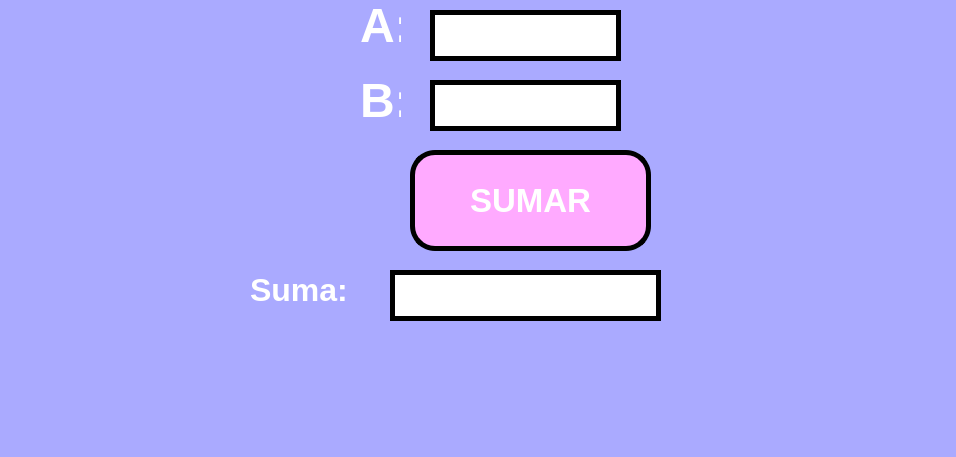
<?xml version="1.0" encoding="UTF-8"?>
<ui version="4.0">
 <class>MainWindow</class>
 <widget class="QMainWindow" name="MainWindow">
  <property name="geometry">
   <rect>
    <x>0</x>
    <y>0</y>
    <width>956</width>
    <height>457</height>
   </rect>
  </property>
  <property name="font">
   <font>
    <weight>75</weight>
    <bold>true</bold>
   </font>
  </property>
  <property name="windowTitle">
   <string>MainWindow</string>
  </property>
  <property name="styleSheet">
   <string notr="true">background-color: rgb(148, 191, 255);
background-color: rgb(170, 170, 255);</string>
  </property>
  <widget class="QWidget" name="centralwidget">
   <widget class="QPushButton" name="btn_sumar">
    <property name="geometry">
     <rect>
      <x>410</x>
      <y>150</y>
      <width>241</width>
      <height>101</height>
     </rect>
    </property>
    <property name="font">
     <font>
      <family>Arial</family>
      <pointsize>25</pointsize>
      <weight>75</weight>
      <bold>true</bold>
     </font>
    </property>
    <property name="styleSheet">
     <string notr="true">background-color: rgb(91, 140, 255);
background-color: rgb(255, 170, 255);
border: 5px solid black;
border-radius: 25px;
color: rgb(255, 255, 255);

</string>
    </property>
    <property name="text">
     <string>SUMAR</string>
    </property>
   </widget>
   <widget class="QLineEdit" name="txt_A">
    <property name="geometry">
     <rect>
      <x>430</x>
      <y>10</y>
      <width>191</width>
      <height>51</height>
     </rect>
    </property>
    <property name="font">
     <font>
      <pointsize>35</pointsize>
      <weight>75</weight>
      <bold>true</bold>
     </font>
    </property>
    <property name="styleSheet">
     <string notr="true">background-color: rgb(255, 255, 255);
border: 5px solid black;
</string>
    </property>
    <property name="text">
     <string/>
    </property>
    <property name="alignment">
     <set>Qt::AlignCenter</set>
    </property>
   </widget>
   <widget class="QLabel" name="label">
    <property name="geometry">
     <rect>
      <x>360</x>
      <y>-10</y>
      <width>41</width>
      <height>71</height>
     </rect>
    </property>
    <property name="text">
     <string>&lt;html&gt;&lt;head/&gt;&lt;body&gt;&lt;p&gt;&lt;span style=&quot; font-size:36pt; font-weight:700; color:#ffffff;&quot;&gt;A:&lt;/span&gt;&lt;/p&gt;&lt;/body&gt;&lt;/html&gt;</string>
    </property>
   </widget>
   <widget class="QLineEdit" name="txt_suma">
    <property name="geometry">
     <rect>
      <x>390</x>
      <y>270</y>
      <width>271</width>
      <height>51</height>
     </rect>
    </property>
    <property name="font">
     <font>
      <pointsize>35</pointsize>
      <weight>75</weight>
      <bold>true</bold>
     </font>
    </property>
    <property name="styleSheet">
     <string notr="true">background-color: rgb(255, 255, 255);
border: 5px solid black;</string>
    </property>
    <property name="text">
     <string/>
    </property>
    <property name="alignment">
     <set>Qt::AlignCenter</set>
    </property>
   </widget>
   <widget class="QLabel" name="label_2">
    <property name="geometry">
     <rect>
      <x>360</x>
      <y>70</y>
      <width>41</width>
      <height>61</height>
     </rect>
    </property>
    <property name="text">
     <string>&lt;html&gt;&lt;head/&gt;&lt;body&gt;&lt;p&gt;&lt;span style=&quot; font-size:36pt; font-weight:700; color:#ffffff;&quot;&gt;B:&lt;/span&gt;&lt;/p&gt;&lt;/body&gt;&lt;/html&gt;</string>
    </property>
   </widget>
   <widget class="QLabel" name="label_3">
    <property name="geometry">
     <rect>
      <x>250</x>
      <y>260</y>
      <width>191</width>
      <height>61</height>
     </rect>
    </property>
    <property name="text">
     <string>&lt;html&gt;&lt;head/&gt;&lt;body&gt;&lt;p&gt;&lt;span style=&quot; font-size:24pt; font-weight:696; color:#ffffff;&quot;&gt;Suma:&lt;/span&gt;&lt;/p&gt;&lt;/body&gt;&lt;/html&gt;</string>
    </property>
   </widget>
   <widget class="QLineEdit" name="txt_B">
    <property name="geometry">
     <rect>
      <x>430</x>
      <y>80</y>
      <width>191</width>
      <height>51</height>
     </rect>
    </property>
    <property name="font">
     <font>
      <pointsize>35</pointsize>
      <weight>75</weight>
      <bold>true</bold>
     </font>
    </property>
    <property name="styleSheet">
     <string notr="true">background-color: rgb(255, 255, 255);
border: 5px solid black;</string>
    </property>
    <property name="text">
     <string/>
    </property>
    <property name="alignment">
     <set>Qt::AlignCenter</set>
    </property>
   </widget>
   <zorder>label_3</zorder>
   <zorder>btn_sumar</zorder>
   <zorder>txt_A</zorder>
   <zorder>label</zorder>
   <zorder>txt_suma</zorder>
   <zorder>label_2</zorder>
   <zorder>txt_B</zorder>
  </widget>
  <widget class="QMenuBar" name="menubar">
   <property name="geometry">
    <rect>
     <x>0</x>
     <y>0</y>
     <width>956</width>
     <height>26</height>
    </rect>
   </property>
  </widget>
  <widget class="QStatusBar" name="statusbar"/>
 </widget>
 <resources/>
 <connections/>
</ui>
